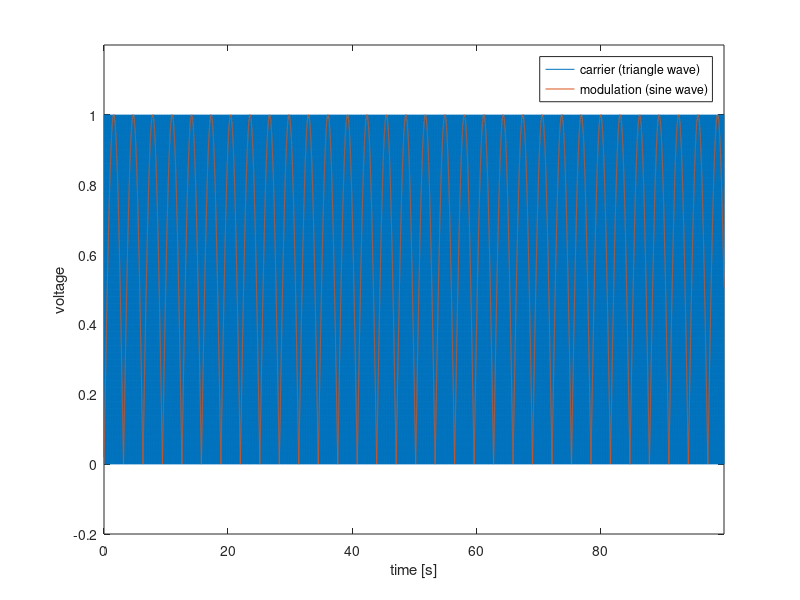
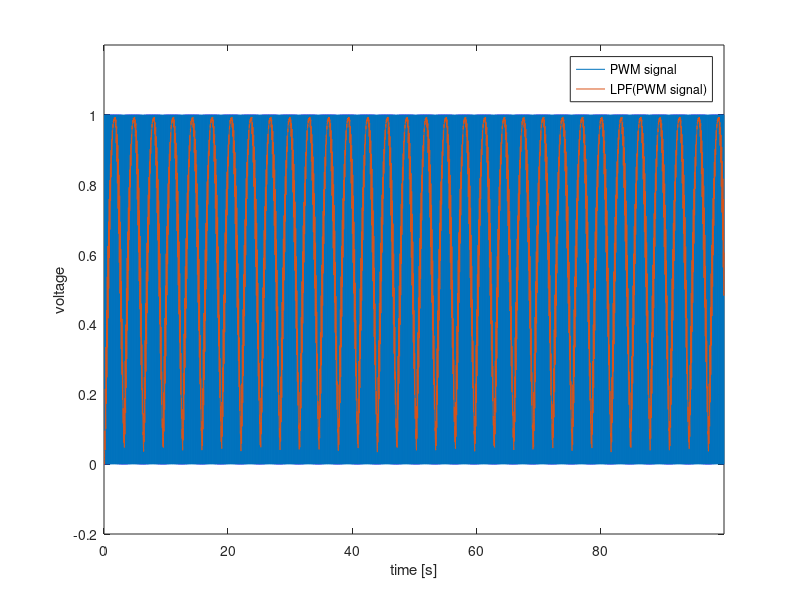
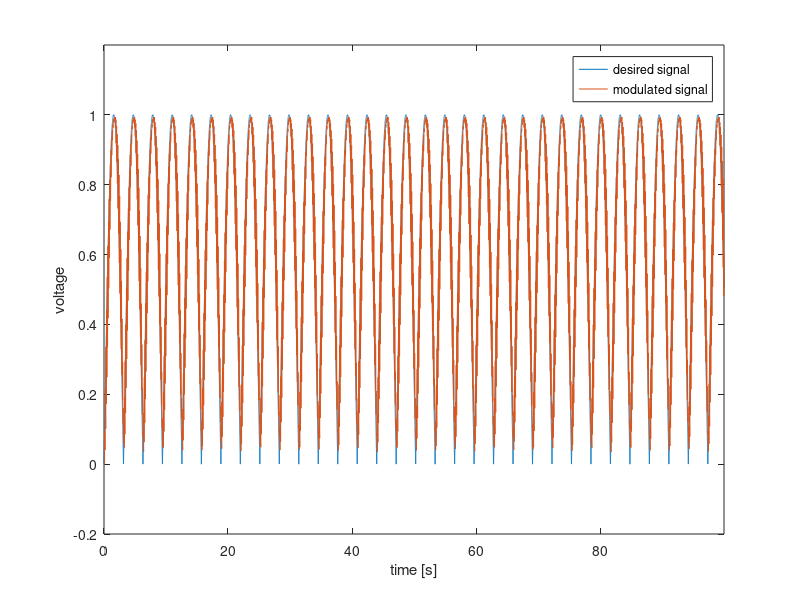

The MATLAB source for these figures, in order:
close all;

dt = 0.001;
ITERATION_TIMES = 100000;

%triangle carrier wave
carrier = zeros(1, ITERATION_TIMES);
carrier_freq = 10;
carrier_cnt = 0;
amplitude = 1;
carrier_inc = amplitude / (1/dt) * 2 * carrier_freq
sign = 1;

%time sequence
time_arr = zeros(1, ITERATION_TIMES);

%modulation wave
sin_wave = zeros(1, ITERATION_TIMES);

%pwm wave
pwm = zeros(1, ITERATION_TIMES);

%lpf of pwm
lpf_pwm = zeros(1, ITERATION_TIMES);

for i = 1: ITERATION_TIMES
    t = (i - 1) * dt;
    
    %modulation wave = abs(sin(t))
    sin_wave(i) = abs(sin(t));
    
    if(abs(carrier_cnt - amplitude) < 1e-7) %carrier == amplitude
        sign = -1;
    elseif (abs(carrier_cnt) < 1e-7) %carrier == 0
        sign = 1;
    end
    
    %carrier wave = triangle wave
    carrier_cnt = carrier_cnt + (sign * carrier_inc);
    carrier(i) = carrier_cnt;
    
    %SPWM
    if(carrier_cnt >= sin_wave(i))
        pwm(i) = 0;
    else
        pwm(i) = 1;
    end
    
    %low pass filtering the PWM signal
    alpha = 0.01; %percentage of using new sampling
    if(i > 1)
        lpf_pwm(i) = (lpf_pwm(i - 1) * (1 - alpha)) + (pwm(i) * alpha);
    end
    
    time_arr(i) = t;
end

figure();
plot(time_arr(:), carrier(:), time_arr(:), sin_wave(:));
xlim([0 time_arr(end)]);
ylim([-0.2 1.2]);
xlabel('time [s]');
ylabel('voltage');
legend('carrier (triangle wave)', 'modulation (sine wave)')

figure();
plot(time_arr(:), pwm(:), time_arr(:), lpf_pwm(:));
xlim([0 time_arr(end)]);
ylim([-0.2 1.2]);
xlabel('time [s]');
ylabel('voltage');
legend('PWM signal', 'LPF(PWM signal)')

figure();
plot(time_arr(:), sin_wave(:), time_arr(:), lpf_pwm(:));
xlim([0 time_arr(end)]);
ylim([-0.2 1.2]);
xlabel('time [s]');
ylabel('voltage');
legend('desired signal', 'modulated signal')

